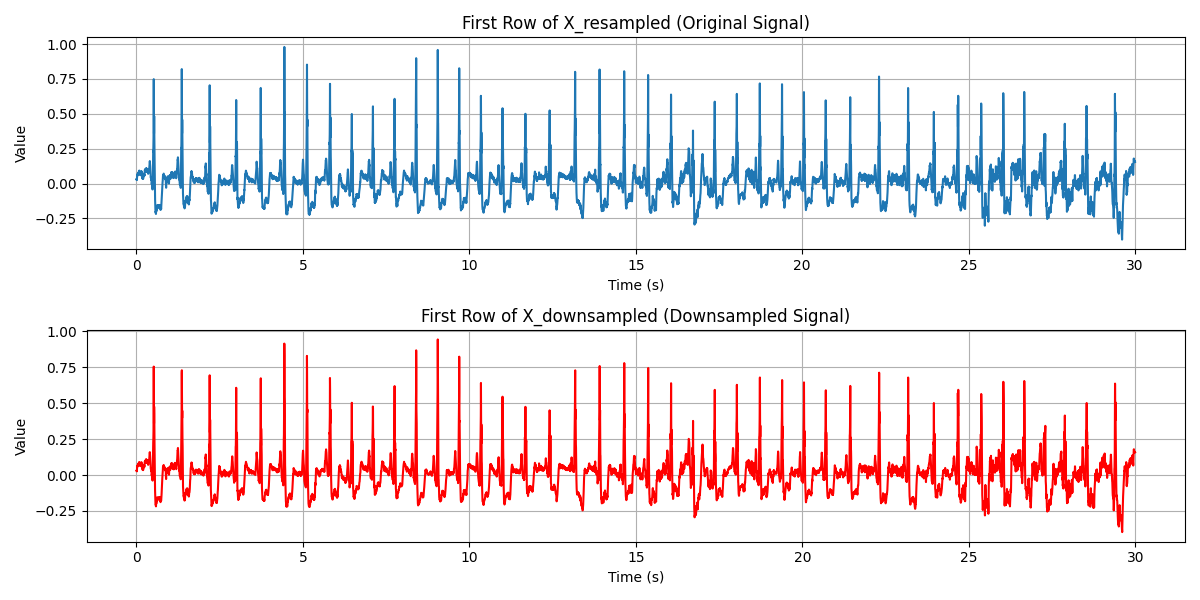

Here is the Python script that generated this plot:
import pandas as pd
import numpy as np
import matplotlib.pyplot as plt
from scipy import signal
from scipy.interpolate import CubicSpline

# 讀取 CSV 檔案
file_path = "D:/pincode/hrv/WESAD_output/ecg_all_segments.csv"
data = pd.read_csv(file_path)

# 選擇資料框中的特定列
X_resampled = data.iloc[:, 2:]
labels = data['Label']
subjects = data['Subject']

# 原始採樣率和目標採樣率
original_sampling_rate = 700
target_sampling_rate = 256

# 計算下採樣後的樣本數
num_samples = int(X_resampled.shape[1] * (target_sampling_rate / original_sampling_rate))

# 初始化一個空的 DataFrame 來存儲下採樣後的數據
downsampled_data = pd.DataFrame()

# 下採樣每一行數據，並轉換回 Pandas Series
for index in range(len(X_resampled)):
    row = X_resampled.iloc[index, :].values  # 將 pandas.Series 轉換為 numpy 陣列
    time_original = np.linspace(0, len(row) / original_sampling_rate, len(row), endpoint=False)
    time_downsampled = np.linspace(0, len(row) / original_sampling_rate, num_samples, endpoint=False)
    
    # 使用三次樣條插值進行下採樣
    cs = CubicSpline(time_original, row)
    downsampled_signal = cs(time_downsampled)
    
    # 將 'Subject'、'Label' 和訊號組成新一行
    new_row = [subjects.iloc[index], labels.iloc[index]] + downsampled_signal.tolist()
    downsampled_data = pd.concat([downsampled_data, pd.DataFrame([new_row])], ignore_index=True)

# 設定新的欄位名稱
new_columns = ['Subject', 'Label'] + [f'{i}' for i in range(num_samples)]
downsampled_data.columns = new_columns

# 保存下採樣後的數據到新的 CSV 文件
downsampled_data.to_csv("D:/pincode/hrv/WESAD_output/ecg_downsampled_256hz_60s.csv", index=False)

# 繪製下採樣後的第一條資料
plt.figure(figsize=(12, 6))

# 原始信號
plt.subplot(2, 1, 1)
plt.plot(time_original, X_resampled.iloc[0, :].values, label='700Hz Signal')
plt.title('First Row of X_resampled (Original Signal)')
plt.xlabel('Time (s)')
plt.ylabel('Value')
plt.grid()

# 下採樣後的信號
plt.subplot(2, 1, 2)
plt.plot(time_downsampled, downsampled_data.iloc[0, 2:].values, label='256Hz Downsampled Signal', color='red')
plt.title('First Row of X_downsampled (Downsampled Signal)')
plt.xlabel('Time (s)')
plt.ylabel('Value')
plt.grid()

plt.tight_layout()
plt.show()
